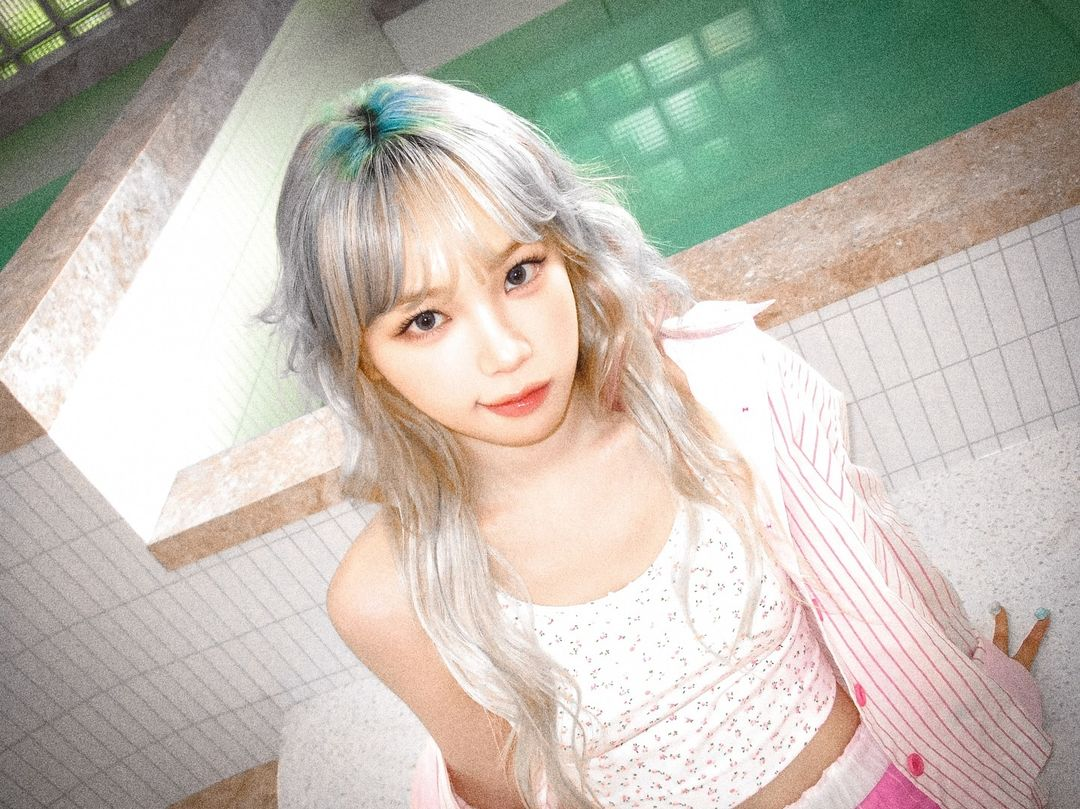
//> input picture chaewon.png, 1080 x 809 px
$ ./orig_opencv chaewon.png 2723x3626   (built with g++ and OpenCV 4)
//> lines starting //> are read from the running program, lines starting //| are printed output that depends on the picture
/*
Compilation:
g++ -o orig_opencv orig_opencv.cpp -std=c++17 `pkg-config --cflags --libs opencv4`

Execution:
./orig_opencv <imagename> <size>
Example: ./orig_opencv chaewon.png 2723x3626
*/

#include <iostream>
#include <string>
#include <chrono>
#include <filesystem>
#include <fstream>
#include <sstream>
#include <opencv2/opencv.hpp>
#include <opencv2/core/core.hpp>
#include <opencv2/highgui/highgui.hpp>
#include <opencv2/imgproc.hpp>
#include <thread>

// 解析尺寸字符串 (如 "778x1036")
bool parseSize(const std::string& sizeStr, int& width, int& height) {
    size_t xPos = sizeStr.find('x');
    if (xPos == std::string::npos) {
        return false;
    }

    try {
        width = std::stoi(sizeStr.substr(0, xPos));
        height = std::stoi(sizeStr.substr(xPos + 1));
        return (width > 0 && height > 0);
    } catch (const std::exception&) {
        return false;
    }
}

int main(int argc, char *argv[])
{
    // 處理命令行參數
    if (argc < 2) {
        std::cout << "使用方法: ./orig_opencv <imagename> [size]" << std::endl;
        std::cout << "範例:" << std::endl;
        std::cout << "  ./orig_opencv snow.png             - 使用原始尺寸" << std::endl;
        std::cout << "  ./orig_opencv snow.png 778x1036    - 調整為 778x1036" << std::endl;
        return EXIT_FAILURE;
    }

    // 設置輸入圖像路徑
    std::string inputImagePath = argv[1];
    std::cout << "處理圖像: " << inputImagePath << std::endl;

    // 讀取輸入圖像
    cv::Mat inputImage = cv::imread(inputImagePath, cv::IMREAD_UNCHANGED);
//> inputImage is the input picture: 809 rows x 1080 cols, CV_8UC3; mean B, G, R 178.7, 188.6, 194

    // 檢查圖像是否成功讀取
    if (inputImage.empty()) {
        std::cout << "無法讀取圖像: " << inputImagePath << std::endl;
        return EXIT_FAILURE;
    }

    // 解析大小參數並調整圖像大小（如果有指定）
    cv::Mat resizedImage = inputImage;
    std::string sizeStr = "original";

    if (argc >= 3) {
        int width, height;
        if (parseSize(argv[2], width, height)) {
            sizeStr = argv[2];
            cv::resize(inputImage, resizedImage, cv::Size(width, height));
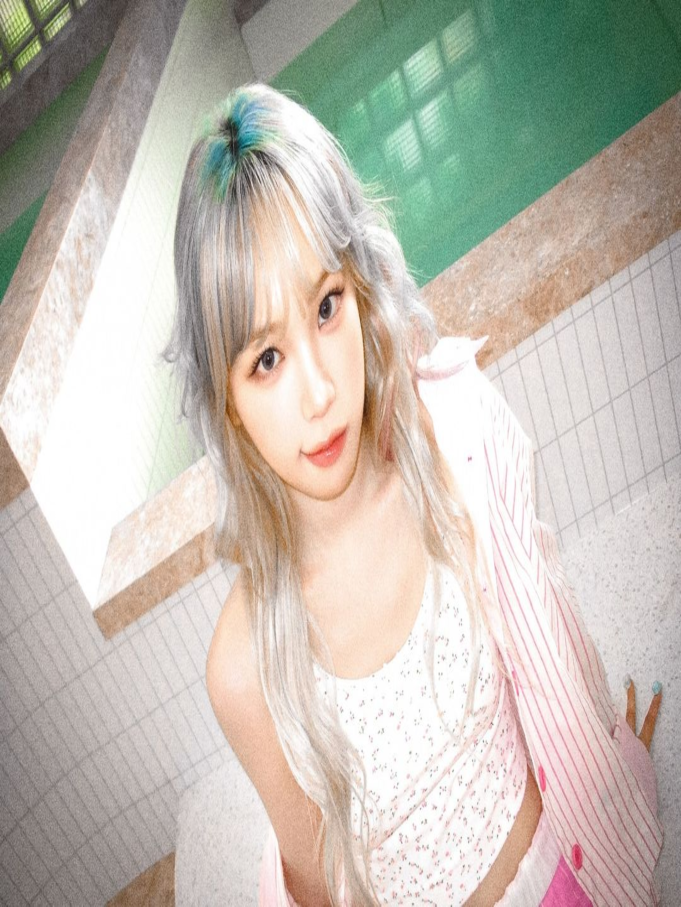
//> resizedImage: 3626 rows x 2723 cols, CV_8UC3 (shown at 1/4 size); mean B, G, R 178.6, 188.5, 193.9
            std::cout << "調整輸入圖像為 " << width << "x" << height << std::endl;
        } else {
            std::cout << "無效的尺寸格式。使用原始尺寸: "
                      << inputImage.cols << "x" << inputImage.rows << std::endl;
        }
    } else {
        std::cout << "使用原始尺寸: " << inputImage.cols << "x" << inputImage.rows << std::endl;
    }

    // 萃取檔案名稱（不含路徑和副檔名）
    std::string filename = inputImagePath;
    size_t last_slash_pos = filename.find_last_of("/\\");
    if (last_slash_pos != std::string::npos) {
        filename = filename.substr(last_slash_pos + 1);
    }

    size_t dot_pos = filename.find_last_of(".");
    std::string basename = filename.substr(0, dot_pos);
    std::string extension = filename.substr(dot_pos);

    // 確保 results 目錄存在
    std::filesystem::create_directory("results");

    // 設置CSV結果文件
    std::string resultpath = "results/" + basename + "_" + sizeStr + "_opencv.csv";
    std::ofstream outFile;
    outFile.open(resultpath);
    outFile << "Image,Size,Threads,RGBtoHSV,Image Blur,Image Subtraction,Image Sharpening,"
            << "Histogram Processing,HSVtoRGB,Total Time" << std::endl;

    // 設置輸出檔案名稱
    std::string outputFilename_resized = "results/" + basename + "_" + sizeStr + "_resized" + extension;
    std::string outputFilename_rgbToHsv = "results/" + basename + "_" + sizeStr + "_rgbToHsv" + extension;
    std::string outputFilename_blur = "results/" + basename + "_" + sizeStr + "_blur" + extension;
    std::string outputFilename_subtract = "results/" + basename + "_" + sizeStr + "_subtract" + extension;
    std::string outputFilename_sharpen = "results/" + basename + "_" + sizeStr + "_sharpen" + extension;
    std::string outputFilename_equalize = "results/" + basename + "_" + sizeStr + "_equalize" + extension;
    std::string outputFilename_hsvToRgb = "results/" + basename + "_" + sizeStr + "_hsvToRgb" + extension;

    // 儲存調整大小後的原始圖像
    cv::imwrite(outputFilename_resized, resizedImage);
    std::cout << "調整大小後的原始圖像已儲存為: " << outputFilename_resized << std::endl;

    // =========== 修改: 統一計時架構 ===========
    // 1. 預先分配所有需要的矩陣
    cv::Mat inputImageHsv(resizedImage.size(), resizedImage.type());
    cv::Mat blurredImage(resizedImage.size(), CV_8UC1);
    cv::Mat imageMask(resizedImage.size(), CV_8UC1);
    cv::Mat sharpenedImage(resizedImage.size(), CV_8UC1);
    cv::Mat globallyEnhancedImage(resizedImage.size(), CV_8UC1);
    cv::Mat outputHSV(resizedImage.size(), resizedImage.type());
    cv::Mat outputImage(resizedImage.size(), resizedImage.type());
    std::vector<cv::Mat> channels(3);
    std::vector<cv::Mat> outChannels(3);

    // 2. 創建時間評估變量
    auto start = std::chrono::high_resolution_clock::now();
    auto end = std::chrono::high_resolution_clock::now();
    std::chrono::duration<double, std::milli> rgbToHsvTime = std::chrono::duration<double, std::milli>::zero();
    std::chrono::duration<double, std::milli> gaussianBlurTime = std::chrono::duration<double, std::milli>::zero();
    std::chrono::duration<double, std::milli> subtractTime = std::chrono::duration<double, std::milli>::zero();
    std::chrono::duration<double, std::milli> addTime = std::chrono::duration<double, std::milli>::zero();
    std::chrono::duration<double, std::milli> equalizeHistTime = std::chrono::duration<double, std::milli>::zero();
    std::chrono::duration<double, std::milli> hsvToRgbTime = std::chrono::duration<double, std::milli>::zero();

    // 3. 定義統一的迭代次數
    const int warmupIter = 3;  // 熱身迭代次數
    const int numIter = 10;    // 計時迭代次數

    // =========== STEP 1: RGB TO HSV CONVERSION ===========
    // 熱身迭代（不計時）
    for (int i = 0; i < warmupIter; ++i) {
        cv::cvtColor(resizedImage, inputImageHsv, cv::COLOR_BGR2HSV);
    }

    // 強制系統同步
    std::this_thread::sleep_for(std::chrono::milliseconds(5));

    // 計時迭代
    for (int i = 0; i < numIter; ++i) {
        start = std::chrono::high_resolution_clock::now();
        cv::cvtColor(resizedImage, inputImageHsv, cv::COLOR_BGR2HSV);
        end = std::chrono::high_resolution_clock::now();
        rgbToHsvTime += (end - start);
    }
    rgbToHsvTime /= numIter;

    std::cout << "RGB 轉 HSV 時間: " << rgbToHsvTime.count() << " ms" << std::endl;

    // 分離 HSV 通道 - 不計入時間
    cv::split(inputImageHsv, channels);
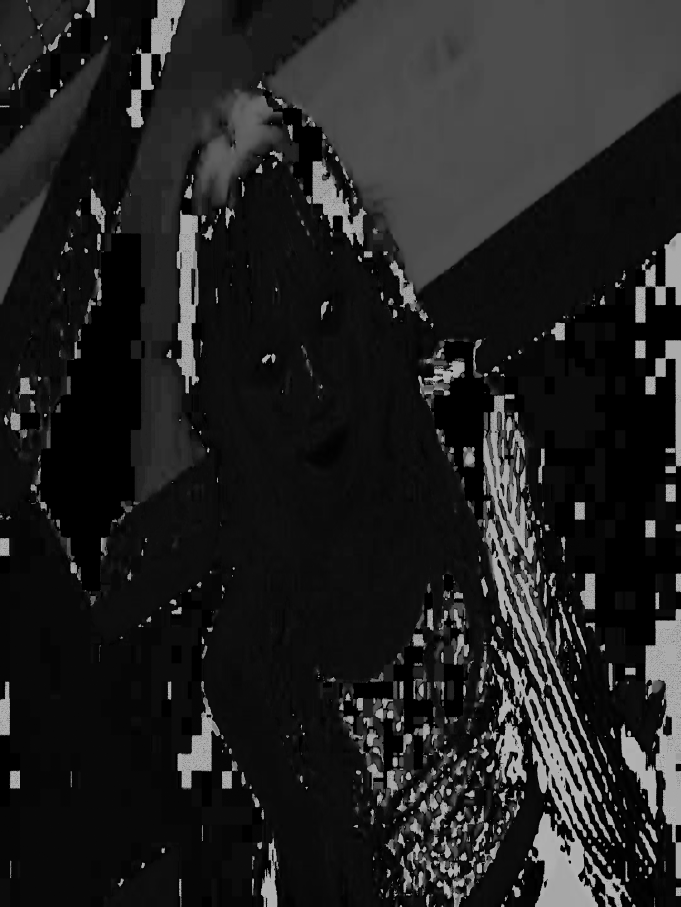
//> channels[0]: 3626 rows x 2723 cols, CV_8UC1 (shown at 1/4 size); min 0, max 179, mean 33.3
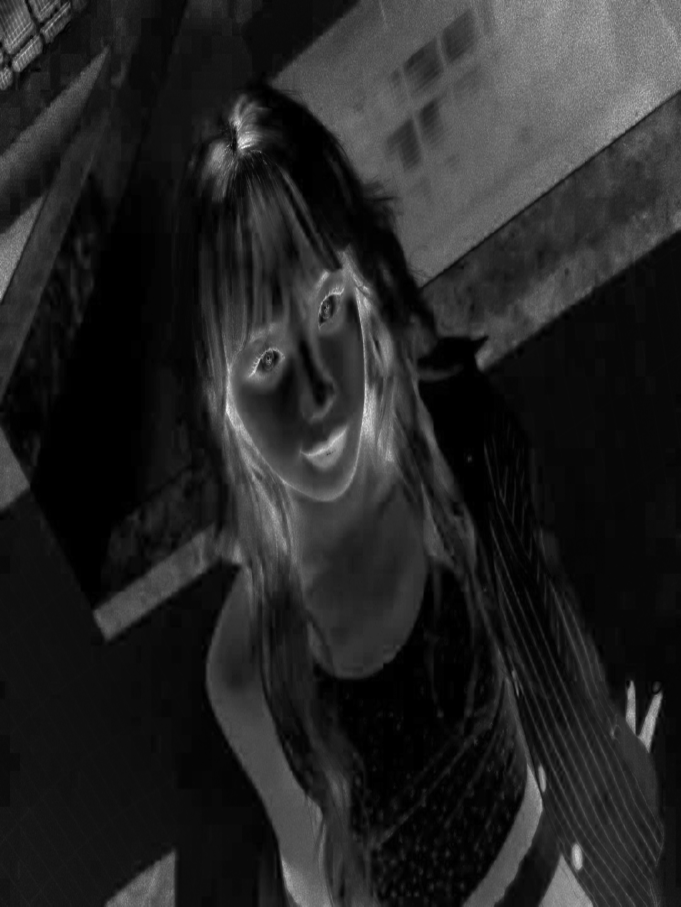
//> channels[1]: 3626 rows x 2723 cols, CV_8UC1 (shown at 1/4 size); min 0, max 255, mean 36.9
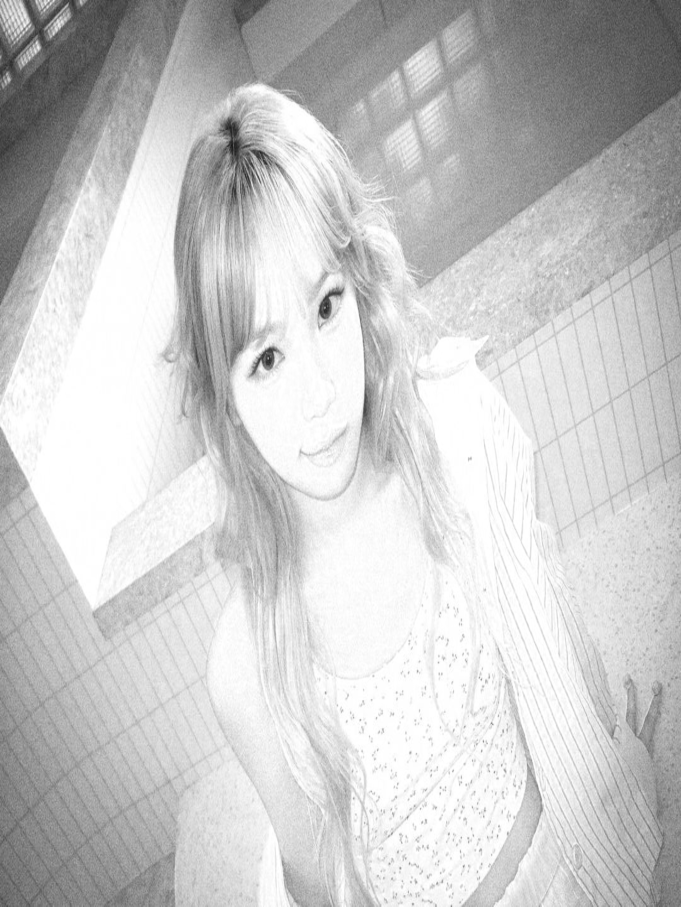
//> channels[2]: 3626 rows x 2723 cols, CV_8UC1 (shown at 1/4 size); min 12, max 255, mean 200.8
    cv::Mat& inputImageH = channels[0];
    cv::Mat& inputImageS = channels[1];
    cv::Mat& inputImageV = channels[2];

    // 寫入圖像
    cv::imwrite(outputFilename_rgbToHsv, inputImageHsv);
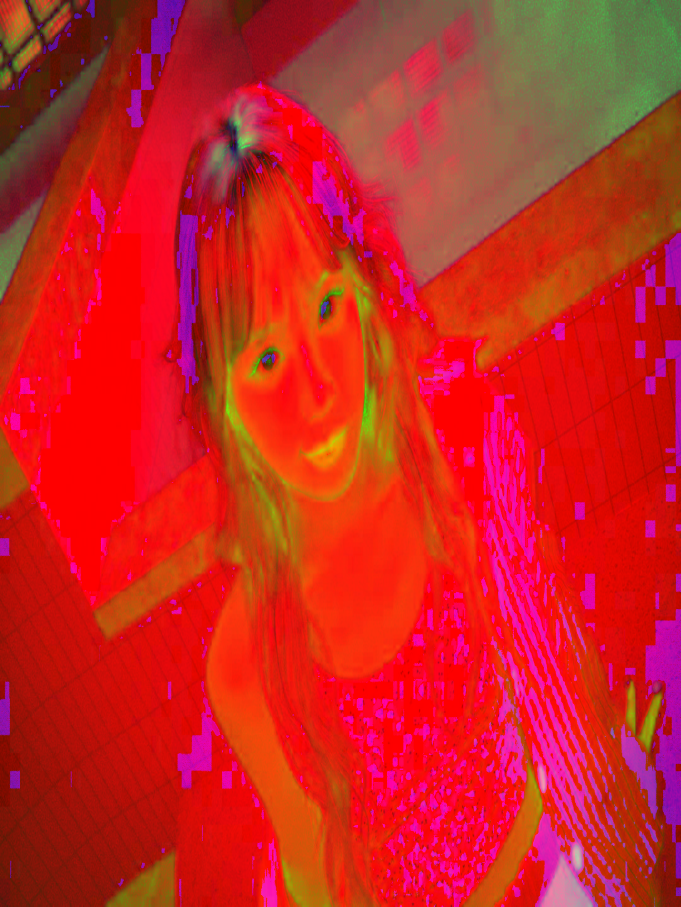
//> saved as chaewon_2723x3626_rgbToHsv.png: 3626 rows x 2723 cols, CV_8UC3 (shown at 1/4 size); mean B, G, R 33.3, 36.9, 200.8
    std::cout << "RGB 轉 HSV 圖像已儲存為: " << outputFilename_rgbToHsv << std::endl;

    // =========== STEP 2-1: 圖像模糊 ===========
    // 熱身迭代
    for (int i = 0; i < warmupIter; ++i) {
        cv::GaussianBlur(inputImageV, blurredImage, cv::Size(5, 5), 0, 0);
    }

    std::this_thread::sleep_for(std::chrono::milliseconds(5));

    for (int i = 0; i < numIter; ++i) {
        start = std::chrono::high_resolution_clock::now();
        cv::GaussianBlur(inputImageV, blurredImage, cv::Size(5, 5), 0, 0);
        end = std::chrono::high_resolution_clock::now();
        gaussianBlurTime += (end - start);
    }
    gaussianBlurTime /= numIter;

    std::cout << "圖像模糊時間: " << gaussianBlurTime.count() << " ms" << std::endl;

    // 寫入圖像
    cv::imwrite(outputFilename_blur, blurredImage);
    std::cout << "模糊圖像已儲存為: " << outputFilename_blur << std::endl;

    // =========== STEP 2-2: 圖像相減 ===========
    // 熱身迭代
    for (int i = 0; i < warmupIter; ++i) {
        cv::subtract(inputImageV, blurredImage, imageMask);
    }

    std::this_thread::sleep_for(std::chrono::milliseconds(5));

    for (int i = 0; i < numIter; ++i) {
        start = std::chrono::high_resolution_clock::now();
        cv::subtract(inputImageV, blurredImage, imageMask);
        end = std::chrono::high_resolution_clock::now();
        subtractTime += (end - start);
    }
    subtractTime /= numIter;

    std::cout << "圖像相減時間: " << subtractTime.count() << " ms" << std::endl;

    // 寫入圖像
    cv::imwrite(outputFilename_subtract, imageMask);
    std::cout << "相減圖像已儲存為: " << outputFilename_subtract << std::endl;

    // =========== STEP 2-3: 圖像銳化 ===========
    int weight = 10;

    // 熱身迭代
    for (int i = 0; i < warmupIter; ++i) {
        cv::addWeighted(inputImageV, 1.0, imageMask, weight, 0, sharpenedImage);
    }

    std::this_thread::sleep_for(std::chrono::milliseconds(5));

    for (int i = 0; i < numIter; ++i) {
        start = std::chrono::high_resolution_clock::now();
        cv::addWeighted(inputImageV, 1.0, imageMask, weight, 0, sharpenedImage);
        end = std::chrono::high_resolution_clock::now();
        addTime += (end - start);
    }
    addTime /= numIter;

    std::cout << "圖像銳化時間: " << addTime.count() << " ms" << std::endl;

    // 寫入圖像
    cv::imwrite(outputFilename_sharpen, sharpenedImage);
    std::cout << "銳化圖像已儲存為: " << outputFilename_sharpen << std::endl;

    // =========== STEP 3: 直方圖均衡化 ===========
    // 熱身迭代
    for (int i = 0; i < warmupIter; ++i) {
        cv::equalizeHist(sharpenedImage, globallyEnhancedImage);
    }

    std::this_thread::sleep_for(std::chrono::milliseconds(5));

    for (int i = 0; i < numIter; ++i) {
        start = std::chrono::high_resolution_clock::now();
        cv::equalizeHist(sharpenedImage, globallyEnhancedImage);
        end = std::chrono::high_resolution_clock::now();
        equalizeHistTime += (end - start);
    }
    equalizeHistTime /= numIter;

    std::cout << "直方圖均衡化時間: " << equalizeHistTime.count() << " ms" << std::endl;

    // 寫入圖像
    cv::imwrite(outputFilename_equalize, globallyEnhancedImage);
    std::cout << "直方圖均衡化圖像已儲存為: " << outputFilename_equalize << std::endl;

    // 合併 HSV 通道 - 不計入時間
    outChannels[0] = inputImageH;
    outChannels[1] = inputImageS;
    outChannels[2] = globallyEnhancedImage;
    cv::merge(outChannels, outputHSV);
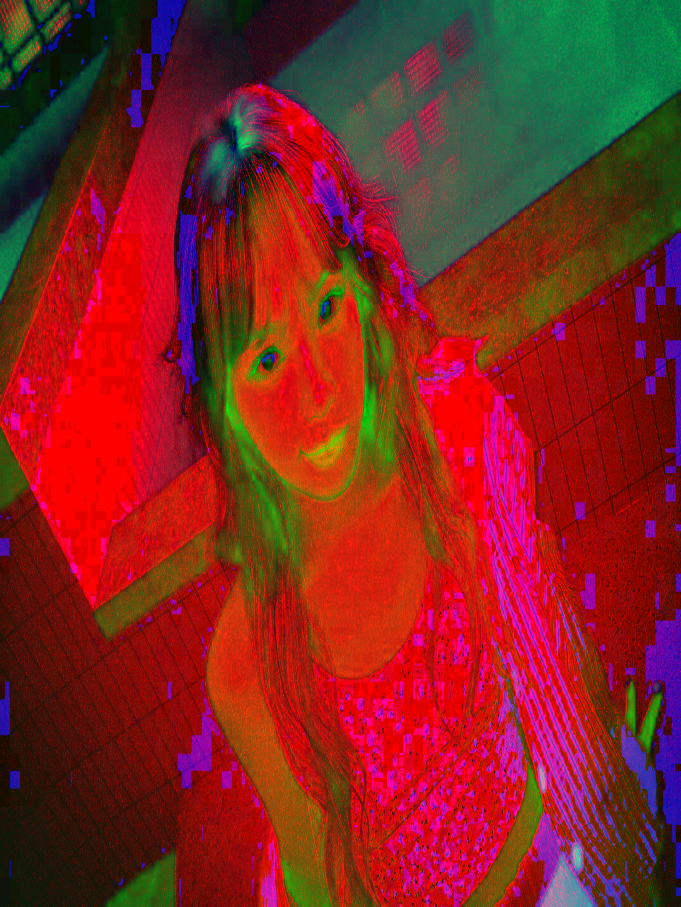
//> outputHSV: 3626 rows x 2723 cols, CV_8UC3 (shown at 1/4 size); mean B, G, R 33.3, 36.9, 129.8

    // =========== STEP 4: HSV 到 RGB 轉換 ===========
    // 熱身迭代
    for (int i = 0; i < warmupIter; ++i) {
        cv::cvtColor(outputHSV, outputImage, cv::COLOR_HSV2BGR);
    }
//> this loop made 3 passes
//> pass 1, `cv::cvtColor(outputHSV, outputImage, cv::COLOR_HSV2BGR);`:
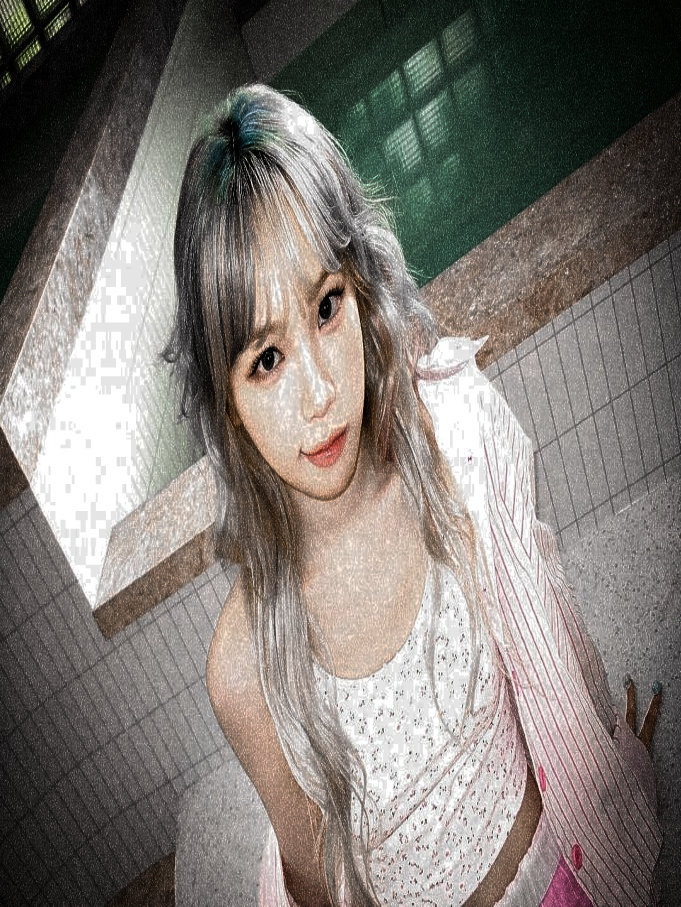
//> outputImage: 3626 rows x 2723 cols, CV_8UC3 (shown at 1/4 size); mean B, G, R 116.9, 121.9, 127.5

    std::this_thread::sleep_for(std::chrono::milliseconds(5));

    for (int i = 0; i < numIter; ++i) {
        start = std::chrono::high_resolution_clock::now();
        cv::cvtColor(outputHSV, outputImage, cv::COLOR_HSV2BGR);
        end = std::chrono::high_resolution_clock::now();
        hsvToRgbTime += (end - start);
    }
    hsvToRgbTime /= numIter;

    std::cout << "HSV 轉 RGB 時間: " << hsvToRgbTime.count() << " ms" << std::endl;

    // 寫入圖像
    cv::imwrite(outputFilename_hsvToRgb, outputImage);
    std::cout << "HSV 轉 RGB 圖像已儲存為: " << outputFilename_hsvToRgb << std::endl;

    // 計算總時間和局部增強時間
    auto localEnhanceTime = gaussianBlurTime + subtractTime + addTime;
    auto totalTime = rgbToHsvTime + localEnhanceTime + equalizeHistTime + hsvToRgbTime;

    std::cout << "總處理時間: " << totalTime.count() << " ms" << std::endl;

    // 寫入結果到CSV文件
    outFile << basename << ","
            << resizedImage.cols << "x" << resizedImage.rows << ","
            << "1" << ","
            << rgbToHsvTime.count() << ","
            << gaussianBlurTime.count() << ","
            << subtractTime.count() << ","
            << addTime.count() << ","
            << equalizeHistTime.count() << ","
            << hsvToRgbTime.count() << ","
            << totalTime.count() << std::endl;

    outFile.close();

    return 0;
}
